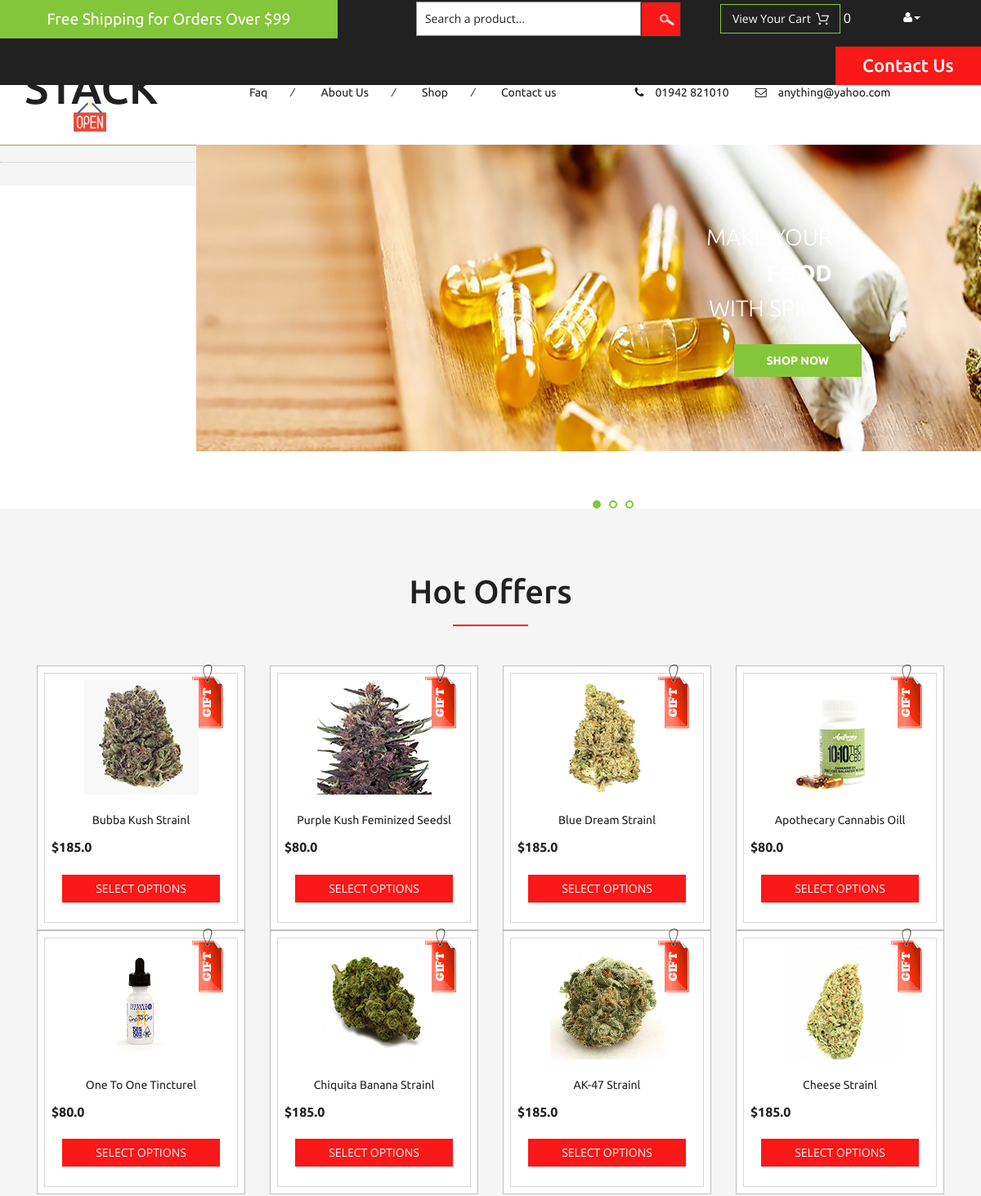
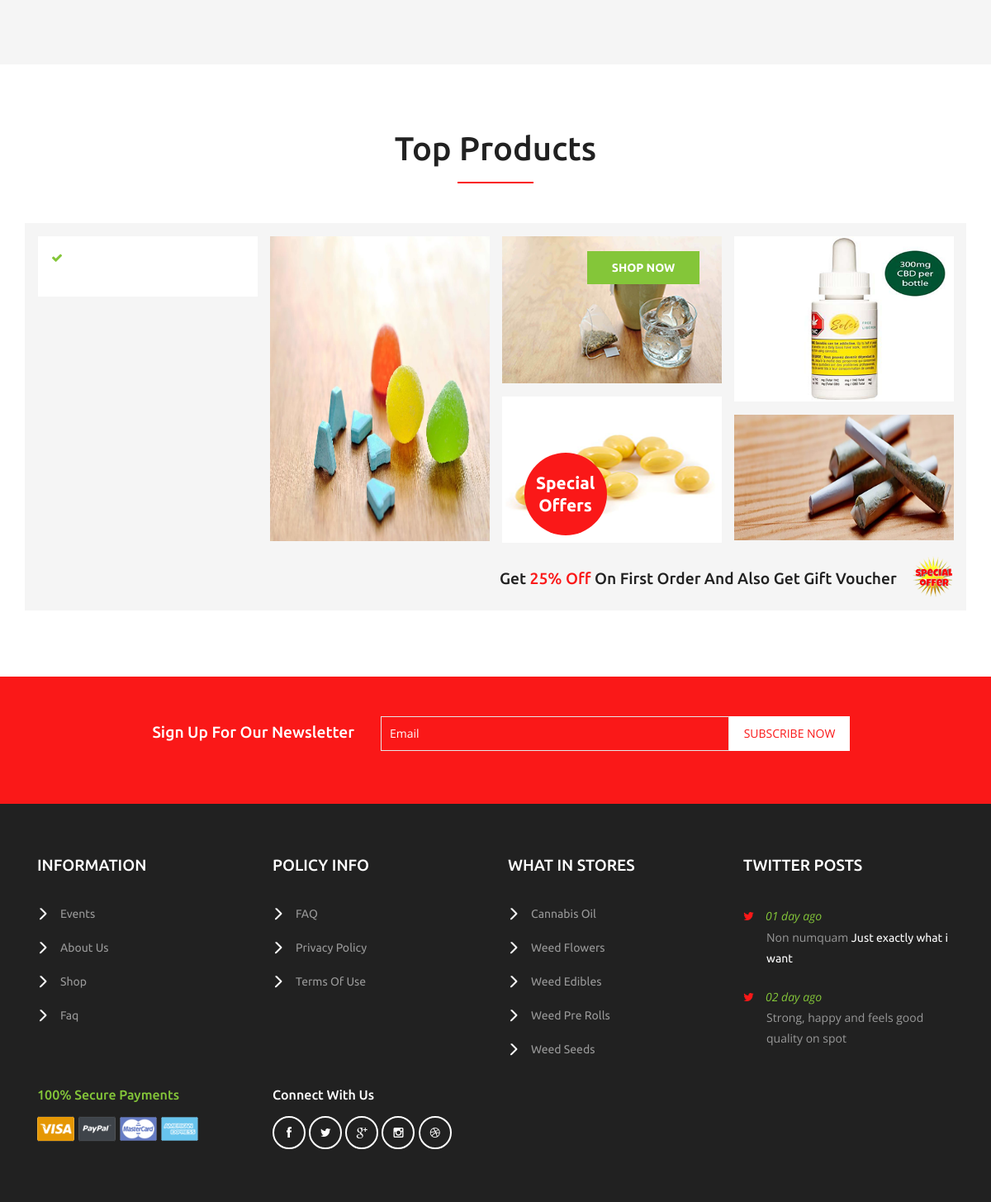
The page / on the database its author committed (2 pictures, top to bottom).
### home/models.py (models this page shows, shortened)
class Setting(models.Model):
    objects = None
    STATUS = (
        ('True', 'True'),
        ('False', 'False'),
    )
    title = models.CharField(max_length=150)
    keywords = models.CharField(max_length=255)
    description = models.CharField(max_length=255)
    company = models.CharField(max_length=50)
    address = models.CharField(blank=True, max_length=100)
    phone = models.CharField(blank=True, max_length=15)
    fax = models.CharField(blank=True, max_length=15)
    email = models.CharField(blank=True, max_length=50)
    smtpserver = models.CharField(blank=True, max_length=20)
    smtpemail = models.CharField(blank=True, max_length=20)
    smtppassword = models.CharField(blank=True, max_length=10)
    smtpport = models.CharField(blank=True, max_length=5)
    icon = models.ImageField(blank=True, upload_to='images/')
    facebook = models.CharField(blank=True, max_length=50)
    instagram = models.CharField(blank=True, max_length=50)
    twitter = models.CharField(blank=True, max_length=50)
    youtube = models.CharField(blank=True, max_length=50)
    aboutus = RichTextUploadingField(blank=True)
    contact = RichTextUploadingField(blank=True)
    references = RichTextUploadingField(blank=True)
    status = models.CharField(max_length=10, choices=STATUS)
    create_at = models.DateTimeField(auto_now_add=True)
    update_at = models.DateTimeField(auto_now=True)

### product/models.py (models this page shows, shortened)
class Product(models.Model):
    STATUS = (
        ('True', 'True'),
        ('False', 'False'),
    )
    VARIANTS = (
        ('None', 'None'),
        ('Size', 'Size'),
        ('Color', 'Color'),
        ('Size-Color', 'Size-Color'),
    )
    category = models.ForeignKey(Category, on_delete=models.CASCADE)
    title = models.CharField(max_length=150)
    keywords = models.CharField(max_length=255)
    description = models.CharField(max_length=255)
    image = models.ImageField(upload_to='images/',null=False)
    price = models.FloatField()
    stock = models.IntegerField()
    amount = models.IntegerField()
    minamount = models.IntegerField()
    variant = models.CharField(max_length=10, choices=VARIANTS, default='None')
    detail = RichTextUploadingField()
    slug = models.SlugField(null=False, unique=True)
    status = models.CharField(max_length=10, choices=STATUS)
    create_at = models.DateTimeField(auto_now_add=True)
    update_at = models.DateTimeField(auto_now=True)
    def image_tag(self):
        if self.image.url is not None:
            return mark_safe('<img src="{}" height="50"/>'.format(self.image.url))
    image_tag.short_description = 'Image'

### home/views.py (the view)
# urls.py: path('', views.home, name="home"),
def home(request):
    setting = Setting.objects.get(pk=1)
    category = Category.objects.all()
    products_slider = Product.objects.all().order_by('?')[:1]
    products = Product.objects.all().order_by('?')[:8]
    products_slider1 = Product.objects.all().order_by('?')[:3]
    products_slider2 = Product.objects.all().order_by('?')[:3]
    products_latest = Product.objects.all().order_by('?')[:3]
    products_picked = Product.objects.all().order_by('?')[:8]
    products_top = Product.objects.all().order_by('?')[:3]
    products_review = Product.objects.all().order_by('?')[:3]
    products_top2 = Product.objects.all().order_by('?')[:3]
    products_review2 = Product.objects.all().order_by('?')[:3]
    page = "home"
    context = {'setting': setting,
               'page': page,
               'products': products,
               'products_slider': products_slider,
               'products_slider1': products_slider1,
               'products_slider2': products_slider2,
               'products_latest': products_latest,
               'products_picked': products_picked,
               'products_top': products_top,
               'products_top2': products_top2,
               'products_review2': products_review2,
               'products_review': products_review,
               'category': category}
    return render(request, 'home.html', context)

### home/templatetags/myapptags.py (called while the page is built)
@register.simple_tag
def shopcartcount(userid):
    count = ShopCart.objects.filter(user_id=userid).count()
    return count

### home/templates/home.html (shortened to what this page needs)
{% extends 'base.html' %}
{% load static %}
{% block content %}
		<div class="w3l_banner_nav_right">
			<section class="slider">
				<div class="flexslider">
					<ul class="slides">
						<li>
							<div class="w3l_banner_nav_right_banner">
								<h3>Make your <span>food</span> with Spicy.</h3>
								<div class="more">
									<a href="category.html" class="button--saqui button--round-l button--text-thick" data-text="Shop now">Shop now</a>
								</div>
							</div>
						</li>
					</ul>
				</div>
			</section>
				<link rel="stylesheet" href="{% static 'website/css/flexslider.css' %}" type="text/css" media="screen" property="" />
		</div>
	</div>
	<div class="top-brands">
		<div class="container">
			<h3>Hot Offers</h3>
			<div class="agile_top_brands_grids">
				 {% for rs in products %}
				<div class="col-md-3 top_brand_left">
					<div class="hover14 column">
						<div class="agile_top_brand_left_grid">
							<div class="tag"><img src="{% static 'website/images/tag.png' %}" alt=" " class="img-responsive" /></div>
							<div class="agile_top_brand_left_grid1">
								<figure>
									<div class="snipcart-item block" >
										<div class="snipcart-thumb">
											<a href="/product/{{ rs.id }}/{{ rs.slug }}"><img title=" " alt=" " src="{{rs.image.url}}" /></a>
                                            <a href="/product/{{ rs.id }}/{{ rs.slug }}"><p>{{ rs.title }}l</p></a>
											<h4>${{ rs.price }} <span></span></h4>
										</div>
										<div class="snipcart-details top_brand_home_details">
											<form action="/product/{{ rs.id }}/{{ rs.slug }}" method="post">
												<fieldset>
													<input type="submit"  value="Select Options" class="button" />
												</fieldset>
											</form>
										</div>
									</div>
								</figure>
							</div>
						</div>
					</div>
				</div>
				  {% endfor %}
				<div class="clearfix"> </div>
			</div>
		</div>
	</div>
	<div class="fresh-vegetables">
		<div class="container">
			<h3>Top Products</h3>
			<div class="w3l_fresh_vegetables_grids">
				<div class="col-md-3 w3l_fresh_vegetables_grid w3l_fresh_vegetables_grid_left">
					<div class="w3l_fresh_vegetables_grid2">
						{% load mptt_tags %}
						<ul>
							{% recursetree category %}
							<li><i class="fa fa-check" aria-hidden="true"></i><a href="/category/{{node.id }}/{{ node.slug }}">{{ node.title }}</a></li>
 {% endrecursetree %}
						</ul>
					</div>
				</div>
				<div class="col-md-9 w3l_fresh_vegetables_grid_right">
					<div class="col-md-4 w3l_fresh_vegetables_grid">
						<div class="w3l_fresh_vegetables_grid1">
							<img src="{% static 'website/images/ban1.png' %}" alt=" " class="img-responsive" />
						</div>
					</div>
					<div class="col-md-4 w3l_fresh_vegetables_grid">
						<div class="w3l_fresh_vegetables_grid1">
							<div class="w3l_fresh_vegetables_grid1_rel">
								<img src="{% static 'website/images/ban2.png' %}" alt=" " class="img-responsive" />
								<div class="w3l_fresh_vegetables_grid1_rel_pos">
									<div class="more m1">
										<a href="category.html" class="button--saqui button--round-l button--text-thick" data-text="Shop now">Shop now</a>
									</div>
								</div>
							</div>
						</div>
						<div class="w3l_fresh_vegetables_grid1_bottom">
							<img src="{% static 'website/images/ban3.png' %}" alt=" " class="img-responsive" />
							<div class="w3l_fresh_vegetables_grid1_bottom_pos">
								<h5>Special Offers</h5>
							</div>
						</div>
					</div>
					<div class="col-md-4 w3l_fresh_vegetables_grid">
						<div class="w3l_fresh_vegetables_grid1">
							<img src="{% static 'website/images/ban4.png' %}" alt=" " class="img-responsive" />
						</div>
						<div class="w3l_fresh_vegetables_grid1_bottom">
							<img src="{% static 'website/images/ban5.png' %}" alt=" " class="img-responsive" />
						</div>
					</div>
					<div class="clearfix"> </div>
					<div class="agileinfo_move_text">
						<div class="agileinfo_marquee">
							<h4>get <span class="blink_me">25% off</span> on first order and also get gift voucher</h4>
						</div>
						<div class="agileinfo_breaking_news">
							<span> </span>
						</div>
						<div class="clearfix"></div>
					</div>
				</div>
			</div>
		</div>
	</div>
	<div class="newsletter">
		<div class="container">
			<div class="w3agile_newsletter_left">
				<h3>sign up for our newsletter</h3>
			</div>
			<div class="w3agile_newsletter_right">
				<form action="#" method="post">
					<input type="email" name="Email" value="Email" onfocus="this.value = '';" onblur="if (this.value == '') {this.value = 'Email';}" required="">
					<input type="submit" value="subscribe now">
				</form>
			</div>
			<div class="clearfix"> </div>
		</div>
	</div>
 {% endblock %}

### home/templates/base.html (shortened to what this page needs)
{% load static %}
<html>
<head>
<link href="{% static 'website/css/bootstrap.css' %}" rel="stylesheet" type="text/css" media="all" />
<link href="{% static 'website/css/style.css' %}" rel="stylesheet" type="text/css" media="all" />
<link href="{% static 'website/css/font-awesome.css' %}" rel="stylesheet" type="text/css" media="all" />
</head>
<body>
	<div class="agileits_header">
		<div class="w3l_offers">
			<a href="/category/">{{ setting.references | safe }}</a>
		</div>
		<div class="w3l_search">
			<form action="/search/" method="post">
				<input type="text" id="query" name="query" type="text" placeholder="What do yo u need?" value="Search a product..." onfocus="this.value = '';" onblur="if (this.value == '') {this.value = 'Search a product...';}" required="">
				<input type="submit" value=" ">
			</form>
		</div>
		<div class="product_list_header">
			<form action="/shopcart/" method="post" class="last">
                <fieldset>
                    <input type="submit" name="submit" value="View your cart" class="button" />
                      {% load myapptags %}
                                     {% shopcartcount user.id as count %}
                                    <span>{{ count }}</span>
                </fieldset>
            </form>
		</div>
		<div class="w3l_header_right">
			<ul>
				<li class="dropdown profile_details_drop">
					<a href="#" class="dropdown-toggle" data-toggle="dropdown"><i class="fa fa-user" aria-hidden="true"></i><span class="caret"></span></a>
				</li>
			</ul>
		</div>
		<div class="w3l_header_right1">
			<h2><a href="/contact/">Contact Us</a></h2>
		</div>
		<div class="clearfix"> </div>
	</div>
	<div class="logo_products">
		<div class="container">
			<div class="w3ls_logo_products_left">
				<h1><a href="/home/"><span>Weed</span>Stack</a></h1>
			</div>
			<div class="w3ls_logo_products_left1">
				<ul class="special_items">
					<li><a href="/faq/">Faq</a><i>/</i></li>
					<li><a href="/about/">About Us</a><i>/</i></li>
					<li><a href="/shop/">Shop</a><i>/</i></li>
					<li><a href="/contact/">Contact us</a></li>
				</ul>
			</div>
			<div class="w3ls_logo_products_left1">
				<ul class="phone_email">
					<li><i class="fa fa-phone" aria-hidden="true"></i>{{ setting.phone}}</li>
					<li><i class="fa fa-envelope-o" aria-hidden="true"></i><a href="mailto:store@grocery.com">{{ setting.email}}</a></li>
				</ul>
			</div>
			<div class="clearfix"> </div>
		</div>
	</div>
	<div class="banner">
		<div class="w3l_banner_nav_left">
			<nav class="navbar nav_bottom">
				<div class="collapse navbar-collapse" id="bs-megadropdown-tabs">
					{% load mptt_tags %}
					<ul class="nav navbar-nav nav_1">
						 {% recursetree category %}
						<li><a href="/category/{{node.id }}/{{ node.slug }}">{{ node.title }}</a></li>
						 {% endrecursetree %}
					</ul>
				 </div>
			</nav>
		</div>
{% block content %}
{% endblock %}
	<div class="footer">
		<div class="container">
			<div class="col-md-3 w3_footer_grid">
				<h3>information</h3>
				<ul class="w3_footer_grid_list">
					<li><a href="/homes/">Events</a></li>
					<li><a href="/about/">About Us</a></li>
					<li><a href="/category/">shop</a></li>
					<li><a href="/faq/">faq</a></li>
				</ul>
			</div>
			<div class="col-md-3 w3_footer_grid">
				<h3>policy info</h3>
				<ul class="w3_footer_grid_list">
					<li><a href="/faq/">FAQ</a></li>
					<li><a href="privacy.html">privacy policy</a></li>
					<li><a href="privacy.html">terms of use</a></li>
				</ul>
			</div>
			<div class="col-md-3 w3_footer_grid">
				<h3>what in stores</h3>
				<ul class="w3_footer_grid_list">
					<li><a href="/category/">Cannabis Oil</a></li>
					<li><a href="/category/">Weed Flowers</a></li>
					<li><a href="/category/">Weed Edibles</a></li>
					<li><a href="/category/">Weed Pre rolls</a></li>
					<li><a href="/category/">Weed seeds</a></li>
				</ul>
			</div>
			<div class="col-md-3 w3_footer_grid">
				<h3>twitter posts</h3>
				<ul class="w3_footer_grid_list1">
					<li><label class="fa fa-twitter" aria-hidden="true"></label><i>01 day ago</i><span>Non numquam <a href="#"</a>
						Just exactly what i want
						<a href="#"></a></span></li>
					<li><label class="fa fa-twitter" aria-hidden="true"></label><i>02 day ago</i><span>Strong, happy and feels good <a href="#"></a>
						quality on spot
						<a href="#"></a></span></li>
				</ul>
			</div>
			<div class="clearfix"> </div>
			<div class="agile_footer_grids">
				<div class="col-md-3 w3_footer_grid agile_footer_grids_w3_footer">
					<div class="w3_footer_grid_bottom">
						<h4>100% secure payments</h4>
						<img src="{% static 'website/images/card.png' %}" alt=" " class="img-responsive" />
					</div>
				</div>
				<div class="col-md-3 w3_footer_grid agile_footer_grids_w3_footer">
					<div class="w3_footer_grid_bottom">
						<h5>connect with us</h5>
						<ul class="agileits_social_icons">
							<li><a href="#" class="facebook"><i class="fa fa-facebook" aria-hidden="true"></i></a></li>
							<li><a href="#" class="twitter"><i class="fa fa-twitter" aria-hidden="true"></i></a></li>
							<li><a href="#" class="google"><i class="fa fa-google-plus" aria-hidden="true"></i></a></li>
							<li><a href="#" class="instagram"><i class="fa fa-instagram" aria-hidden="true"></i></a></li>
							<li><a href="#" class="dribbble"><i class="fa fa-dribbble" aria-hidden="true"></i></a></li>
						</ul>
					</div>
				</div>
				<div class="clearfix"> </div>
			</div>
		</div>
	</div>
</body>
</html>

### static/website/css/flexslider.css (style rules this page uses)
.slides, .flex-control-nav, .flex-direction-nav { margin: 0; padding: 0; list-style: none; }
.flexslider .slides > li { display: none; -webkit-backface-visibility: hidden; }
.slides:after { content: "."; display: block; clear: both; visibility: hidden; line-height: 0; height: 0; }
.flexslider { border: 0px; position: relative; zoom: 1; overflow: hidden; }
.flexslider .slides { zoom: 1; }

### rows shown on the page
Setting: references "Free Shipping for Orders Over $99", phone "01942 821010", email "anything@yahoo.com"
Product: image (picture), title "Bubba Kush Strain", price "185.0"
Product: image (picture), title "Purple Kush Feminized Seeds", price "80.0"
Product: image (picture), title "Blue Dream Strain", price "185.0"
Product: image (picture), title "Apothecary Cannabis Oil", price "80.0"
Product: image (picture), title "One To One Tincture", price "80.0"
Product: image (picture), title "Chiquita Banana Strain", price "185.0"
Product: image (picture), title "AK-47 Strain", price "185.0"
Product: image (picture), title "Cheese Strain", price "185.0"

### other values the page prints
{{ count }} "0"
